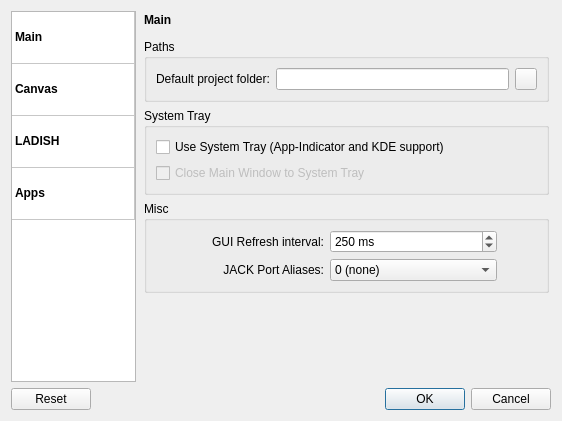
<?xml version="1.0" encoding="UTF-8"?>
<ui version="4.0">
 <class>SettingsW</class>
 <widget class="QDialog" name="SettingsW">
  <property name="geometry">
   <rect>
    <x>0</x>
    <y>0</y>
    <width>562</width>
    <height>421</height>
   </rect>
  </property>
  <property name="windowTitle">
   <string>Settings</string>
  </property>
  <layout class="QVBoxLayout" name="verticalLayout_2">
   <item>
    <layout class="QHBoxLayout" name="horizontalLayout_3">
     <item>
      <widget class="QTableWidget" name="lw_page">
       <property name="maximumSize">
        <size>
         <width>125</width>
         <height>16777215</height>
        </size>
       </property>
       <property name="editTriggers">
        <set>QAbstractItemView::NoEditTriggers</set>
       </property>
       <property name="showDropIndicator" stdset="0">
        <bool>false</bool>
       </property>
       <property name="dragDropOverwriteMode">
        <bool>false</bool>
       </property>
       <property name="selectionMode">
        <enum>QAbstractItemView::SingleSelection</enum>
       </property>
       <property name="selectionBehavior">
        <enum>QAbstractItemView::SelectRows</enum>
       </property>
       <property name="iconSize">
        <size>
         <width>48</width>
         <height>48</height>
        </size>
       </property>
       <property name="textElideMode">
        <enum>Qt::ElideMiddle</enum>
       </property>
       <property name="wordWrap">
        <bool>false</bool>
       </property>
       <property name="cornerButtonEnabled">
        <bool>false</bool>
       </property>
       <attribute name="horizontalHeaderVisible">
        <bool>false</bool>
       </attribute>
       <attribute name="horizontalHeaderStretchLastSection">
        <bool>true</bool>
       </attribute>
       <attribute name="verticalHeaderVisible">
        <bool>false</bool>
       </attribute>
       <attribute name="verticalHeaderDefaultSectionSize">
        <number>52</number>
       </attribute>
       <row>
        <property name="text">
         <string>main</string>
        </property>
       </row>
       <row>
        <property name="text">
         <string>canvas</string>
        </property>
       </row>
       <row>
        <property name="text">
         <string>ladish</string>
        </property>
       </row>
       <row>
        <property name="text">
         <string>apps</string>
        </property>
       </row>
       <column>
        <property name="text">
         <string>Widget</string>
        </property>
       </column>
       <item row="0" column="0">
        <property name="text">
         <string>Main</string>
        </property>
        <property name="font">
         <font>
          <weight>75</weight>
          <bold>true</bold>
         </font>
        </property>
        <property name="textAlignment">
         <set>AlignLeft|AlignVCenter</set>
        </property>
        <property name="icon">
         <iconset resource="../icons/icons.qrc">
          <normaloff>:/48x48/exec.png</normaloff>:/48x48/exec.png</iconset>
        </property>
        <property name="flags">
         <set>ItemIsSelectable|ItemIsEnabled</set>
        </property>
       </item>
       <item row="1" column="0">
        <property name="text">
         <string>Canvas</string>
        </property>
        <property name="font">
         <font>
          <weight>75</weight>
          <bold>true</bold>
         </font>
        </property>
        <property name="icon">
         <iconset resource="../icons/icons.qrc">
          <normaloff>:/48x48/canvas.png</normaloff>:/48x48/canvas.png</iconset>
        </property>
        <property name="flags">
         <set>ItemIsSelectable|ItemIsEnabled</set>
        </property>
       </item>
       <item row="2" column="0">
        <property name="text">
         <string>LADISH</string>
        </property>
        <property name="font">
         <font>
          <weight>75</weight>
          <bold>true</bold>
         </font>
        </property>
        <property name="icon">
         <iconset resource="../icons/icons.qrc">
          <normaloff>:/48x48/ladish.png</normaloff>:/48x48/ladish.png</iconset>
        </property>
        <property name="flags">
         <set>ItemIsSelectable|ItemIsEnabled</set>
        </property>
       </item>
       <item row="3" column="0">
        <property name="text">
         <string>Apps</string>
        </property>
        <property name="font">
         <font>
          <weight>75</weight>
          <bold>true</bold>
         </font>
        </property>
        <property name="icon">
         <iconset resource="../icons/icons.qrc">
          <normaloff>:/48x48/exec.png</normaloff>:/48x48/exec.png</iconset>
        </property>
        <property name="flags">
         <set>ItemIsSelectable|ItemIsEnabled</set>
        </property>
       </item>
      </widget>
     </item>
     <item>
      <widget class="QStackedWidget" name="stackedWidget">
       <property name="lineWidth">
        <number>0</number>
       </property>
       <property name="currentIndex">
        <number>0</number>
       </property>
       <widget class="QWidget" name="page_main">
        <layout class="QVBoxLayout" name="verticalLayout_5">
         <property name="margin">
          <number>2</number>
         </property>
         <item>
          <layout class="QHBoxLayout" name="horizontalLayout">
           <item>
            <widget class="QLabel" name="label">
             <property name="text">
              <string>&lt;b&gt;Main&lt;/b&gt;</string>
             </property>
             <property name="alignment">
              <set>Qt::AlignLeading|Qt::AlignLeft|Qt::AlignTop</set>
             </property>
            </widget>
           </item>
           <item>
            <spacer name="horizontalSpacer">
             <property name="orientation">
              <enum>Qt::Horizontal</enum>
             </property>
             <property name="sizeHint" stdset="0">
              <size>
               <width>40</width>
               <height>20</height>
              </size>
             </property>
            </spacer>
           </item>
           <item>
            <widget class="QLabel" name="label_icon">
             <property name="text">
              <string notr="true"/>
             </property>
             <property name="pixmap">
              <pixmap resource="../icons/icons.qrc">:/48x48/exec.png</pixmap>
             </property>
             <property name="alignment">
              <set>Qt::AlignHCenter|Qt::AlignTop</set>
             </property>
            </widget>
           </item>
          </layout>
         </item>
         <item>
          <widget class="QGroupBox" name="group_main_paths">
           <property name="title">
            <string>Paths</string>
           </property>
           <layout class="QVBoxLayout" name="verticalLayout_3">
            <item>
             <layout class="QHBoxLayout" name="horizontalLayout_2">
              <item>
               <widget class="QLabel" name="label_3">
                <property name="text">
                 <string>Default project folder:</string>
                </property>
               </widget>
              </item>
              <item>
               <widget class="QLineEdit" name="le_main_def_folder"/>
              </item>
              <item>
               <widget class="QPushButton" name="b_main_def_folder_open">
                <property name="maximumSize">
                 <size>
                  <width>22</width>
                  <height>22</height>
                 </size>
                </property>
                <property name="text">
                 <string/>
                </property>
                <property name="icon">
                 <iconset resource="../icons/icons.qrc">
                  <normaloff>:/16x16/document-open.png</normaloff>:/16x16/document-open.png</iconset>
                </property>
               </widget>
              </item>
             </layout>
            </item>
           </layout>
          </widget>
         </item>
         <item>
          <widget class="QGroupBox" name="group_tray">
           <property name="title">
            <string>System Tray</string>
           </property>
           <layout class="QGridLayout" name="gridLayout_5">
            <item row="1" column="0">
             <widget class="QCheckBox" name="cb_tray_close_to">
              <property name="enabled">
               <bool>false</bool>
              </property>
              <property name="text">
               <string>Close Main Window to System Tray</string>
              </property>
             </widget>
            </item>
            <item row="0" column="0">
             <widget class="QCheckBox" name="cb_tray_enable">
              <property name="text">
               <string>Use System Tray (App-Indicator and KDE support)</string>
              </property>
             </widget>
            </item>
           </layout>
          </widget>
         </item>
         <item>
          <widget class="QGroupBox" name="groupBox_3">
           <property name="title">
            <string>Misc</string>
           </property>
           <layout class="QGridLayout" name="gridLayout_4">
            <item row="0" column="0">
             <widget class="QLabel" name="label_8">
              <property name="text">
               <string>GUI Refresh interval:</string>
              </property>
              <property name="alignment">
               <set>Qt::AlignRight|Qt::AlignTrailing|Qt::AlignVCenter</set>
              </property>
             </widget>
            </item>
            <item row="0" column="1">
             <widget class="QSpinBox" name="sb_gui_refresh">
              <property name="suffix">
               <string> ms</string>
              </property>
              <property name="minimum">
               <number>10</number>
              </property>
              <property name="maximum">
               <number>1000</number>
              </property>
              <property name="value">
               <number>250</number>
              </property>
             </widget>
            </item>
            <item row="0" column="2">
             <spacer name="horizontalSpacer_12">
              <property name="orientation">
               <enum>Qt::Horizontal</enum>
              </property>
              <property name="sizeType">
               <enum>QSizePolicy::Fixed</enum>
              </property>
              <property name="sizeHint" stdset="0">
               <size>
                <width>40</width>
                <height>20</height>
               </size>
              </property>
             </spacer>
            </item>
            <item row="1" column="0">
             <widget class="QLabel" name="label_jack_port_alias">
              <property name="text">
               <string>JACK Port Aliases:</string>
              </property>
              <property name="alignment">
               <set>Qt::AlignRight|Qt::AlignTrailing|Qt::AlignVCenter</set>
              </property>
             </widget>
            </item>
            <item row="1" column="1">
             <widget class="QComboBox" name="cb_jack_port_alias">
              <item>
               <property name="text">
                <string>0 (none)</string>
               </property>
              </item>
              <item>
               <property name="text">
                <string>1st alias</string>
               </property>
              </item>
              <item>
               <property name="text">
                <string>2nd alias</string>
               </property>
              </item>
             </widget>
            </item>
           </layout>
          </widget>
         </item>
         <item>
          <spacer name="verticalSpacer">
           <property name="orientation">
            <enum>Qt::Vertical</enum>
           </property>
           <property name="sizeHint" stdset="0">
            <size>
             <width>20</width>
             <height>40</height>
            </size>
           </property>
          </spacer>
         </item>
        </layout>
       </widget>
       <widget class="QWidget" name="page_canvas">
        <layout class="QVBoxLayout" name="verticalLayout_8">
         <property name="margin">
          <number>2</number>
         </property>
         <item>
          <layout class="QHBoxLayout" name="horizontalLayout_10">
           <item>
            <widget class="QLabel" name="label_9">
             <property name="text">
              <string>&lt;b&gt;Canvas&lt;/b&gt;</string>
             </property>
             <property name="alignment">
              <set>Qt::AlignLeading|Qt::AlignLeft|Qt::AlignTop</set>
             </property>
            </widget>
           </item>
           <item>
            <spacer name="horizontalSpacer_5">
             <property name="orientation">
              <enum>Qt::Horizontal</enum>
             </property>
             <property name="sizeHint" stdset="0">
              <size>
               <width>40</width>
               <height>20</height>
              </size>
             </property>
            </spacer>
           </item>
           <item>
            <widget class="QLabel" name="label_10">
             <property name="text">
              <string notr="true"/>
             </property>
             <property name="pixmap">
              <pixmap resource="../icons/icons.qrc">:/48x48/canvas.png</pixmap>
             </property>
             <property name="alignment">
              <set>Qt::AlignHCenter|Qt::AlignTop</set>
             </property>
            </widget>
           </item>
          </layout>
         </item>
         <item>
          <widget class="QGroupBox" name="groupBox_4">
           <property name="title">
            <string>Theme</string>
           </property>
           <layout class="QGridLayout" name="gridLayout_2">
            <item row="0" column="0">
             <spacer name="horizontalSpacer_7">
              <property name="orientation">
               <enum>Qt::Horizontal</enum>
              </property>
              <property name="sizeHint" stdset="0">
               <size>
                <width>40</width>
                <height>20</height>
               </size>
              </property>
             </spacer>
            </item>
            <item row="0" column="1" colspan="2">
             <widget class="QLabel" name="label_11">
              <property name="text">
               <string>Theme:</string>
              </property>
              <property name="alignment">
               <set>Qt::AlignRight|Qt::AlignTrailing|Qt::AlignVCenter</set>
              </property>
             </widget>
            </item>
            <item row="0" column="3">
             <widget class="QComboBox" name="cb_canvas_theme"/>
            </item>
            <item row="0" column="4">
             <spacer name="horizontalSpacer_6">
              <property name="orientation">
               <enum>Qt::Horizontal</enum>
              </property>
              <property name="sizeHint" stdset="0">
               <size>
                <width>40</width>
                <height>20</height>
               </size>
              </property>
             </spacer>
            </item>
            <item row="1" column="0" colspan="2">
             <spacer name="horizontalSpacer_8">
              <property name="orientation">
               <enum>Qt::Horizontal</enum>
              </property>
              <property name="sizeHint" stdset="0">
               <size>
                <width>80</width>
                <height>20</height>
               </size>
              </property>
             </spacer>
            </item>
            <item row="1" column="2" colspan="3">
             <widget class="QCheckBox" name="cb_canvas_bezier_lines">
              <property name="text">
               <string>Bezier Lines</string>
              </property>
             </widget>
            </item>
           </layout>
          </widget>
         </item>
         <item>
          <widget class="QGroupBox" name="groupBox_7">
           <property name="title">
            <string>Options</string>
           </property>
           <layout class="QVBoxLayout" name="verticalLayout_7">
            <item>
             <widget class="QCheckBox" name="cb_canvas_hide_groups">
              <property name="text">
               <string>Auto-hide groups with no ports</string>
              </property>
             </widget>
            </item>
            <item>
             <widget class="QCheckBox" name="cb_canvas_eyecandy">
              <property name="text">
               <string>Fancy Eye-candy</string>
              </property>
              <property name="tristate">
               <bool>true</bool>
              </property>
             </widget>
            </item>
            <item>
             <widget class="QCheckBox" name="cb_canvas_use_opengl">
              <property name="text">
               <string>Use OpenGL for rendering (EXPERIMENTAL, needs restart)</string>
              </property>
             </widget>
            </item>
           </layout>
          </widget>
         </item>
         <item>
          <widget class="QGroupBox" name="groupBox_5">
           <property name="title">
            <string>Qt Render Hints</string>
           </property>
           <layout class="QVBoxLayout" name="verticalLayout_9">
            <item>
             <widget class="QCheckBox" name="cb_canvas_render_aa">
              <property name="text">
               <string>Antialiasing</string>
              </property>
              <property name="tristate">
               <bool>true</bool>
              </property>
             </widget>
            </item>
            <item>
             <widget class="QCheckBox" name="cb_canvas_render_text_aa">
              <property name="text">
               <string>Text Antialiasing</string>
              </property>
             </widget>
            </item>
            <item>
             <widget class="QCheckBox" name="cb_canvas_render_hq_aa">
              <property name="enabled">
               <bool>false</bool>
              </property>
              <property name="text">
               <string>High Quality Antiliasing (OpenGL only)</string>
              </property>
             </widget>
            </item>
           </layout>
          </widget>
         </item>
         <item>
          <spacer name="verticalSpacer_3">
           <property name="orientation">
            <enum>Qt::Vertical</enum>
           </property>
           <property name="sizeHint" stdset="0">
            <size>
             <width>20</width>
             <height>40</height>
            </size>
           </property>
          </spacer>
         </item>
        </layout>
       </widget>
       <widget class="QWidget" name="page_ladish">
        <layout class="QVBoxLayout" name="verticalLayout_10">
         <property name="margin">
          <number>2</number>
         </property>
         <item>
          <layout class="QHBoxLayout" name="horizontalLayout_11">
           <item>
            <widget class="QLabel" name="label_13">
             <property name="text">
              <string>&lt;b&gt;LADISH&lt;/b&gt;</string>
             </property>
             <property name="alignment">
              <set>Qt::AlignLeading|Qt::AlignLeft|Qt::AlignTop</set>
             </property>
            </widget>
           </item>
           <item>
            <spacer name="horizontalSpacer_10">
             <property name="orientation">
              <enum>Qt::Horizontal</enum>
             </property>
             <property name="sizeHint" stdset="0">
              <size>
               <width>40</width>
               <height>20</height>
              </size>
             </property>
            </spacer>
           </item>
           <item>
            <widget class="QLabel" name="label_14">
             <property name="text">
              <string notr="true"/>
             </property>
             <property name="pixmap">
              <pixmap resource="../icons/icons.qrc">:/48x48/ladish.png</pixmap>
             </property>
             <property name="alignment">
              <set>Qt::AlignHCenter|Qt::AlignTop</set>
             </property>
            </widget>
           </item>
          </layout>
         </item>
         <item>
          <widget class="QGroupBox" name="groupBox_6">
           <property name="title">
            <string>Options</string>
           </property>
           <layout class="QVBoxLayout" name="verticalLayout_6">
            <item>
             <widget class="QCheckBox" name="cb_ladish_studio_autostart">
              <property name="text">
               <string>Start studio on load</string>
              </property>
             </widget>
            </item>
            <item>
             <widget class="QCheckBox" name="cb_ladish_notify">
              <property name="text">
               <string>Send notifications</string>
              </property>
             </widget>
            </item>
           </layout>
          </widget>
         </item>
         <item>
          <layout class="QGridLayout" name="gridLayout_3">
           <item row="0" column="0">
            <widget class="QLabel" name="label_15">
             <property name="text">
              <string>Shell to use:</string>
             </property>
             <property name="alignment">
              <set>Qt::AlignRight|Qt::AlignTrailing|Qt::AlignVCenter</set>
             </property>
            </widget>
           </item>
           <item row="0" column="1">
            <widget class="QLineEdit" name="le_ladish_shell"/>
           </item>
           <item row="1" column="0">
            <widget class="QLabel" name="label_16">
             <property name="text">
              <string>Terminal to use:</string>
             </property>
             <property name="alignment">
              <set>Qt::AlignRight|Qt::AlignTrailing|Qt::AlignVCenter</set>
             </property>
            </widget>
           </item>
           <item row="1" column="1">
            <widget class="QLineEdit" name="le_ladish_terminal"/>
           </item>
           <item row="2" column="0">
            <widget class="QLabel" name="label_2">
             <property name="text">
              <string>JS delay:</string>
             </property>
             <property name="alignment">
              <set>Qt::AlignRight|Qt::AlignTrailing|Qt::AlignVCenter</set>
             </property>
            </widget>
           </item>
           <item row="2" column="1">
            <widget class="QSpinBox" name="sb_ladish_jsdelay">
             <property name="suffix">
              <string> seconds</string>
             </property>
             <property name="prefix">
              <string/>
             </property>
             <property name="maximum">
              <number>1000</number>
             </property>
            </widget>
           </item>
          </layout>
         </item>
         <item>
          <spacer name="verticalSpacer_4">
           <property name="orientation">
            <enum>Qt::Vertical</enum>
           </property>
           <property name="sizeHint" stdset="0">
            <size>
             <width>20</width>
             <height>40</height>
            </size>
           </property>
          </spacer>
         </item>
        </layout>
       </widget>
       <widget class="QWidget" name="page_apps">
        <layout class="QVBoxLayout" name="verticalLayout_4">
         <property name="margin">
          <number>2</number>
         </property>
         <item>
          <layout class="QHBoxLayout" name="horizontalLayout_4">
           <item>
            <widget class="QLabel" name="label_4">
             <property name="text">
              <string>&lt;b&gt;Apps&lt;/b&gt;</string>
             </property>
             <property name="alignment">
              <set>Qt::AlignLeading|Qt::AlignLeft|Qt::AlignTop</set>
             </property>
            </widget>
           </item>
           <item>
            <spacer name="horizontalSpacer_2">
             <property name="orientation">
              <enum>Qt::Horizontal</enum>
             </property>
             <property name="sizeHint" stdset="0">
              <size>
               <width>40</width>
               <height>20</height>
              </size>
             </property>
            </spacer>
           </item>
           <item>
            <widget class="QLabel" name="label_5">
             <property name="text">
              <string notr="true"/>
             </property>
             <property name="pixmap">
              <pixmap resource="../icons/icons.qrc">:/48x48/exec.png</pixmap>
             </property>
             <property name="alignment">
              <set>Qt::AlignHCenter|Qt::AlignTop</set>
             </property>
            </widget>
           </item>
          </layout>
         </item>
         <item>
          <widget class="QTabWidget" name="tw_apps">
           <property name="currentIndex">
            <number>0</number>
           </property>
           <widget class="QWidget" name="tab_3">
            <attribute name="title">
             <string>Database</string>
            </attribute>
            <layout class="QVBoxLayout" name="verticalLayout_14">
             <item>
              <widget class="QRadioButton" name="rb_database_ladish">
               <property name="text">
                <string>LADISH</string>
               </property>
              </widget>
             </item>
             <item>
              <layout class="QHBoxLayout" name="horizontalLayout_13">
               <item>
                <spacer name="horizontalSpacer_9">
                 <property name="orientation">
                  <enum>Qt::Horizontal</enum>
                 </property>
                 <property name="sizeType">
                  <enum>QSizePolicy::Fixed</enum>
                 </property>
                 <property name="sizeHint" stdset="0">
                  <size>
                   <width>20</width>
                   <height>10</height>
                  </size>
                 </property>
                </spacer>
               </item>
               <item>
                <widget class="QLabel" name="label_7">
                 <property name="text">
                  <string>Use LADI's original app-daemon for the applications list. Use this method if you're not using KXStudio.</string>
                 </property>
                 <property name="alignment">
                  <set>Qt::AlignLeading|Qt::AlignLeft|Qt::AlignTop</set>
                 </property>
                 <property name="wordWrap">
                  <bool>true</bool>
                 </property>
                </widget>
               </item>
              </layout>
             </item>
             <item>
              <spacer name="verticalSpacer_6">
               <property name="orientation">
                <enum>Qt::Vertical</enum>
               </property>
               <property name="sizeType">
                <enum>QSizePolicy::Fixed</enum>
               </property>
               <property name="sizeHint" stdset="0">
                <size>
                 <width>20</width>
                 <height>10</height>
                </size>
               </property>
              </spacer>
             </item>
             <item>
              <widget class="QRadioButton" name="rb_database_kxstudio">
               <property name="text">
                <string>Klaudia (Hardcoded)</string>
               </property>
              </widget>
             </item>
             <item>
              <layout class="QHBoxLayout" name="horizontalLayout_12">
               <item>
                <spacer name="horizontalSpacer_13">
                 <property name="orientation">
                  <enum>Qt::Horizontal</enum>
                 </property>
                 <property name="sizeType">
                  <enum>QSizePolicy::Fixed</enum>
                 </property>
                 <property name="sizeHint" stdset="0">
                  <size>
                   <width>20</width>
                   <height>10</height>
                  </size>
                 </property>
                </spacer>
               </item>
               <item>
                <widget class="QLabel" name="label_12">
                 <property name="text">
                  <string>Use an hardcoded database for the application list, based on good old 'Klaudia'.
Only works on Debian or Arch based systems.</string>
                 </property>
                 <property name="alignment">
                  <set>Qt::AlignLeading|Qt::AlignLeft|Qt::AlignTop</set>
                 </property>
                 <property name="wordWrap">
                  <bool>true</bool>
                 </property>
                </widget>
               </item>
              </layout>
             </item>
             <item>
              <spacer name="verticalSpacer_5">
               <property name="orientation">
                <enum>Qt::Vertical</enum>
               </property>
               <property name="sizeHint" stdset="0">
                <size>
                 <width>382</width>
                 <height>95</height>
                </size>
               </property>
              </spacer>
             </item>
            </layout>
           </widget>
          </widget>
         </item>
        </layout>
       </widget>
      </widget>
     </item>
    </layout>
   </item>
   <item>
    <widget class="QDialogButtonBox" name="buttonBox">
     <property name="orientation">
      <enum>Qt::Horizontal</enum>
     </property>
     <property name="standardButtons">
      <set>QDialogButtonBox::Cancel|QDialogButtonBox::Ok|QDialogButtonBox::Reset</set>
     </property>
    </widget>
   </item>
  </layout>
 </widget>
 <resources>
  <include location="../icons/icons.qrc"/>
  <include location="../icons/icons.qrc"/>
  <include location="../icons/icons.qrc"/>
 </resources>
 <connections>
  <connection>
   <sender>buttonBox</sender>
   <signal>accepted()</signal>
   <receiver>SettingsW</receiver>
   <slot>accept()</slot>
   <hints>
    <hint type="sourcelabel">
     <x>248</x>
     <y>414</y>
    </hint>
    <hint type="destinationlabel">
     <x>157</x>
     <y>274</y>
    </hint>
   </hints>
  </connection>
  <connection>
   <sender>buttonBox</sender>
   <signal>rejected()</signal>
   <receiver>SettingsW</receiver>
   <slot>reject()</slot>
   <hints>
    <hint type="sourcelabel">
     <x>248</x>
     <y>414</y>
    </hint>
    <hint type="destinationlabel">
     <x>286</x>
     <y>274</y>
    </hint>
   </hints>
  </connection>
  <connection>
   <sender>lw_page</sender>
   <signal>currentCellChanged(int,int,int,int)</signal>
   <receiver>stackedWidget</receiver>
   <slot>setCurrentIndex(int)</slot>
   <hints>
    <hint type="sourcelabel">
     <x>113</x>
     <y>17</y>
    </hint>
    <hint type="destinationlabel">
     <x>170</x>
     <y>27</y>
    </hint>
   </hints>
  </connection>
  <connection>
   <sender>cb_canvas_use_opengl</sender>
   <signal>toggled(bool)</signal>
   <receiver>cb_canvas_render_hq_aa</receiver>
   <slot>setEnabled(bool)</slot>
   <hints>
    <hint type="sourcelabel">
     <x>237</x>
     <y>36</y>
    </hint>
    <hint type="destinationlabel">
     <x>237</x>
     <y>36</y>
    </hint>
   </hints>
  </connection>
  <connection>
   <sender>cb_tray_enable</sender>
   <signal>toggled(bool)</signal>
   <receiver>cb_tray_close_to</receiver>
   <slot>setEnabled(bool)</slot>
   <hints>
    <hint type="sourcelabel">
     <x>295</x>
     <y>153</y>
    </hint>
    <hint type="destinationlabel">
     <x>289</x>
     <y>175</y>
    </hint>
   </hints>
  </connection>
 </connections>
</ui>
